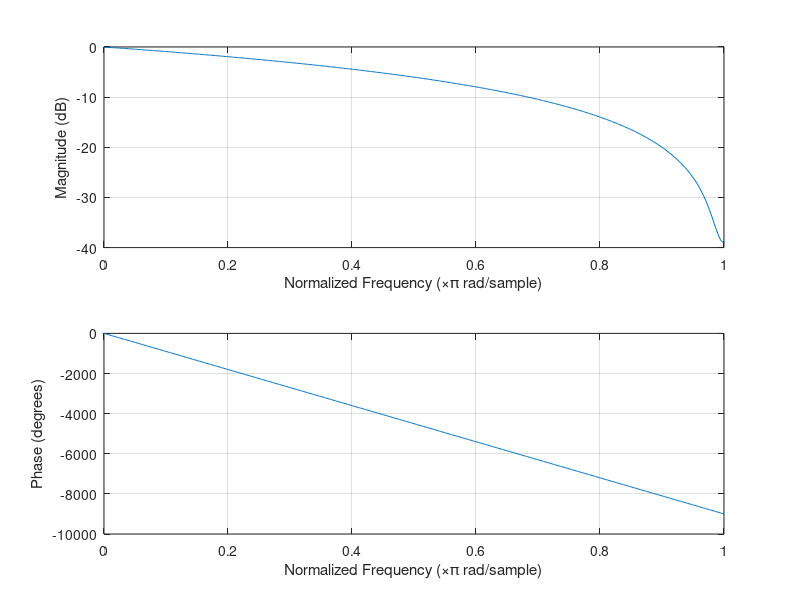

MATLAB code for this plot: (Note: this script raises an error after producing the figure.)
N = 100;
Fc = 220e3;
fs = 2.048e9;
f = [0 Fc/(fs/2) 1];
m = [1 1 0];
coeff = fir2(N, f, m);

freqz(coeff)
figure;
plot(demod.Time, demod.Data);
xlabel("\textbf{Time (s)}", 'Interpreter','latex');
ylabel('\textbf{Amplitude}', 'Interpreter','latex');
title('\textbf{Demodulated signal ($f_c=500MHz$)}', 'Interpreter','latex');
%%

tdata = tdata_out.Data;
ttime = tdata_out.Time;

castData = precast.Data;
castTime = precast.Time;

Ts = mean(diff(ttime)); % Sampling period
Fs = 1/Ts; % Sampling frequency

% Compute FFT
N = length(tdata); % Number of samples
Y = fft(tdata); % Compute FFT
f = (0:N-1)*(Fs/N); % Frequency vector

% Compute magnitude spectrum (normalized)
Y_mag = abs(tdata)/N;

% Plot the FFT results
figure;
plot(f(1:N/2), 2*Y_mag(1:N/2)); % Plot only first half (positive frequencies)
xlabel('Frequency (Hz)');
ylabel('Magnitude');
title('FFT of Simulink Output');
grid on;
